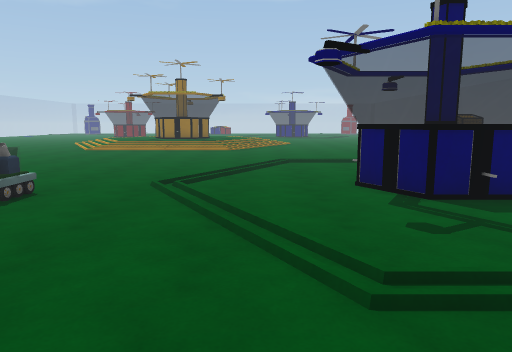
View 1 (above)

24 first-person views from a walk through a 3-D level made in the Unity game engine. The camera is 1.5 m above the floor, tilts 8° down and sees 70° across. The floor is counted in squares, 1 m on a side. Each view is taken from the middle of a square. On the plan, view 1 faces up. The plan holds only what a view shows up to about 16 squares ahead; the rest is blank. The place goes on beyond the plan. Surface patterns are stand-ins for the level's own textures.

View 2
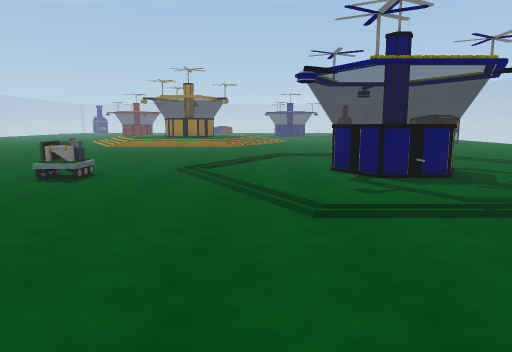

View 3
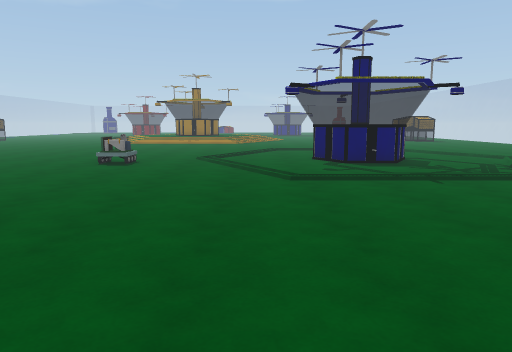

View 4
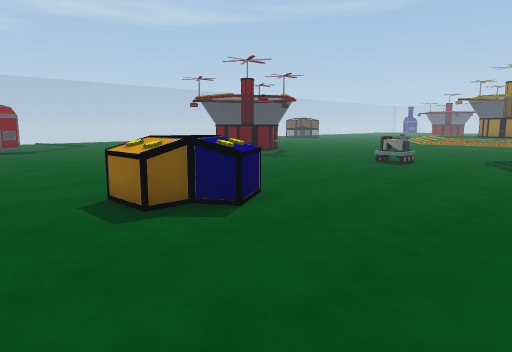

View 5
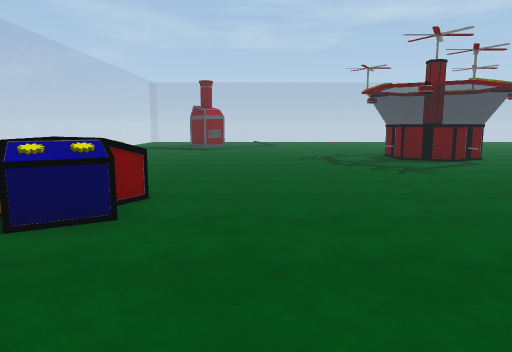

View 6
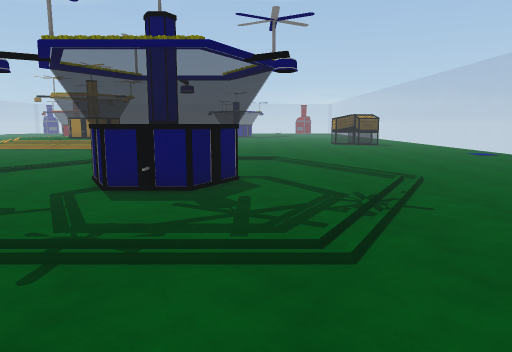

View 7
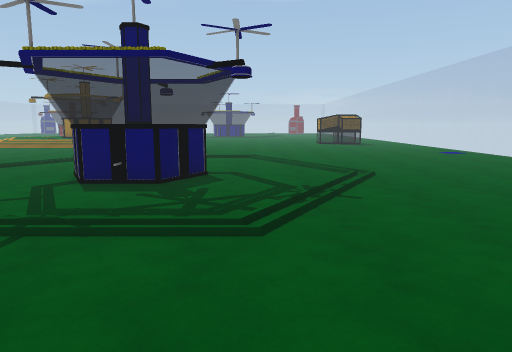

View 8
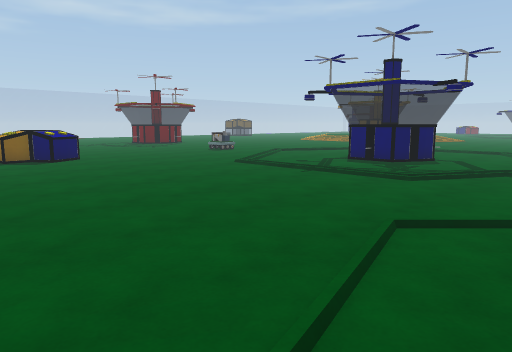

View 9
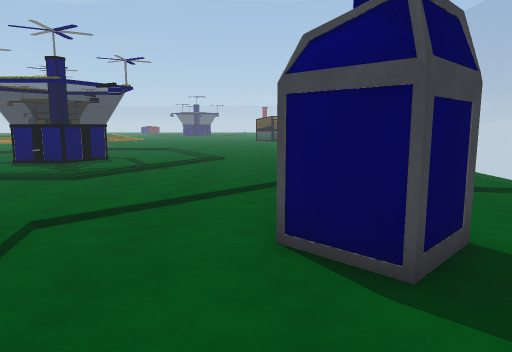

View 10
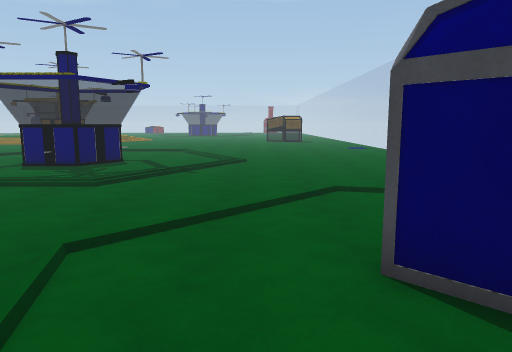

View 11
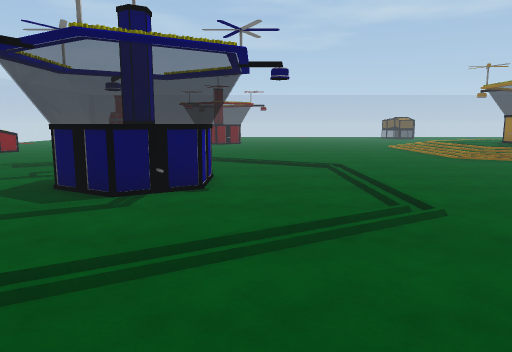

View 12
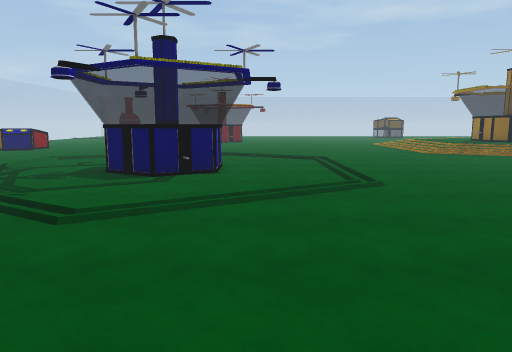

View 13
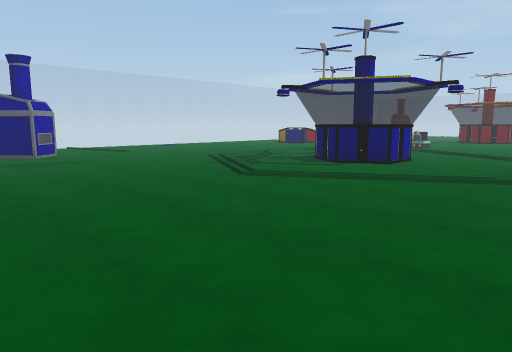

View 14
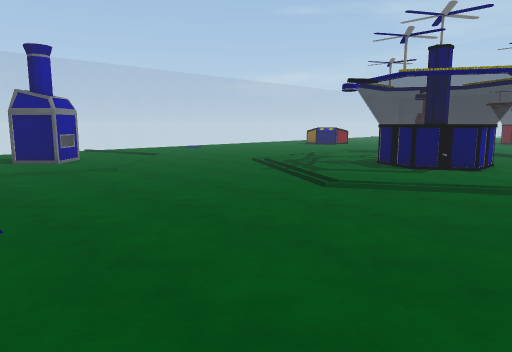

View 15
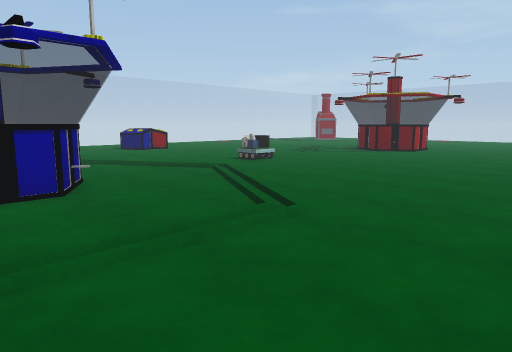

View 16
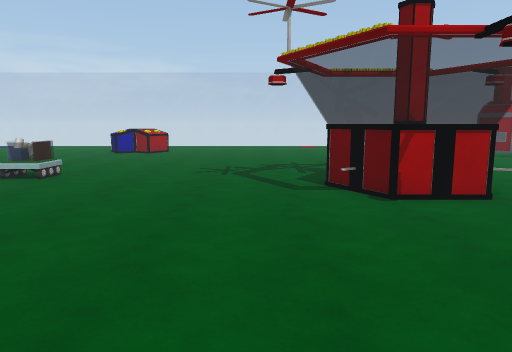

View 17
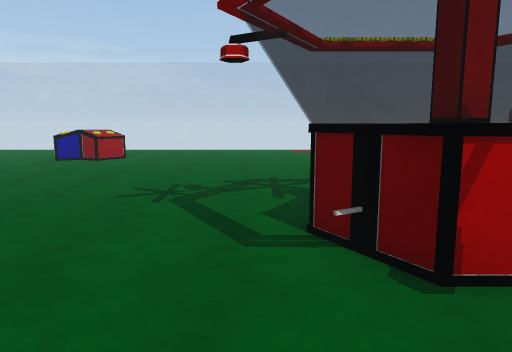

View 18
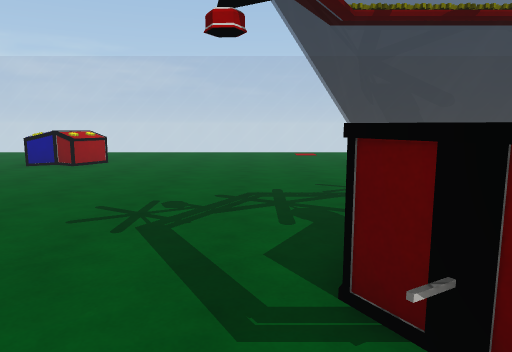

View 19
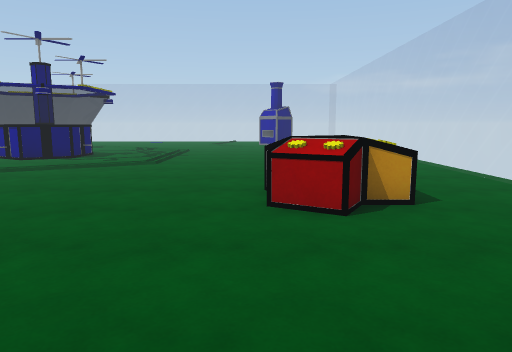

View 20
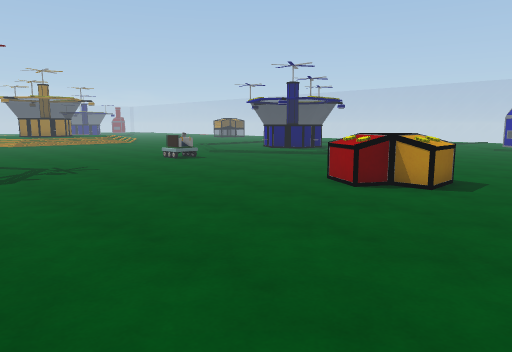

View 21
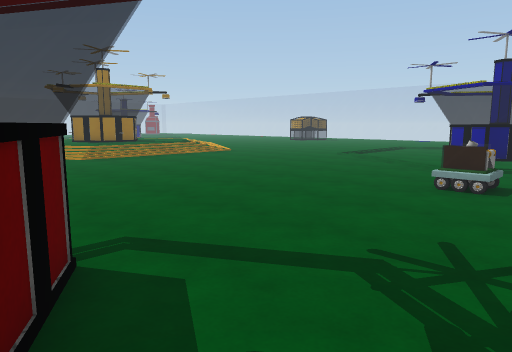

View 22
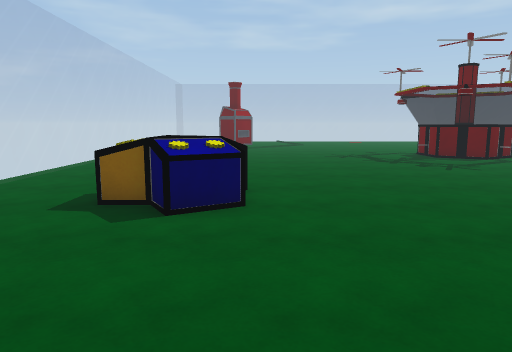

View 23
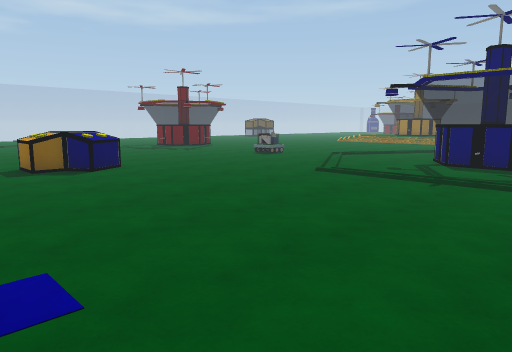

View 24
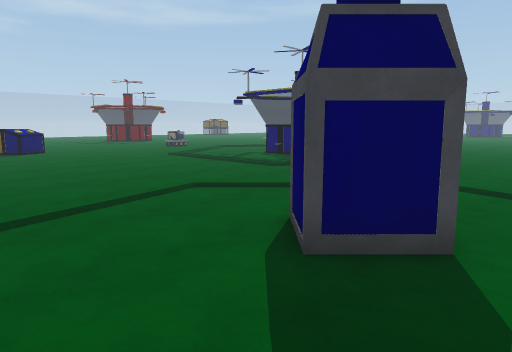

### Floor plan
Key: @ floor where view 1 was taken; # wall or solid block; . floor; = window, fence, low wall or low ledge; R robot; O other object.
Columns run from 15 left of view 1 to 19 right of it. Each row starts with its distance up from view 1.
 19      .....   ...........
 18    ........  ............
 17     .......................       .
 16  ................................
 15 ..................................
 14 ...................................
 13 ..................................
 12 ..................................
 11 O.................OOOO............
 10 OO................OOOO............
  9 OO...............OOOOOO...........
  8 OO.......RR.......OOOO............
  7 O........RR.......OOOO............
  6 ..................................
  5 .................................
  4 .................................
  3 .................................
  2 .................................
  1 ..................................
  0 ...............@..................
 -1 .........OO.......................
 -2 ........OOOO.................##..
 -3 ........OOOO.................##.
 -4 .........OO.....................
 -5  ...............................
 -6   .............................
 -7 .  ..............      .   ..   .
 -8  ======      ======

Positions as (right, up) in squares from view 1, and headings:
1: (0, 0), facing up
2: (0, -3), facing up
3: (0, -7), facing up
4: (1, -7), facing up-left
5: (1, 1), facing left
6: (7, -1), facing up
7: (8, -2), facing up
8: (12, -7), facing up-left
9: (13, -7), facing up
10: (12, -6), facing up
11: (14, 12), facing left
12: (17, 12), facing left
13: (19, 17), facing down-left
14: (19, 14), facing down-left
15: (6, 19), facing down-left
16: (-12, 18), facing down
17: (-13, 14), facing down
18: (-13, 12), facing down
19: (-13, -1), facing right
20: (-15, -7), facing up-right
21: (-15, 5), facing up-right
22: (2, -1), facing left
23: (8, -7), facing up-left
24: (17, -7), facing up-left
